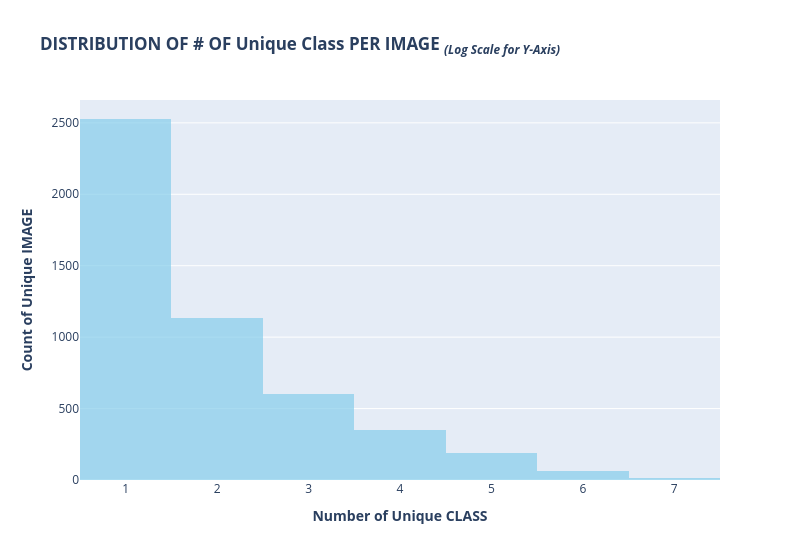

The notebook cell saved with this chart:
### Markdown cell above
Unique Class Per Image

한 이미지의 몇 개의 unique한 class가 있는지, 그 분포를 나타낸 결과입니다.

### Code cell
fig = px.histogram(train_df.groupby('image_id')["class_id"].unique().apply(lambda x: len(x)),
                   log_y=False, color_discrete_sequence=['skyblue'], opacity=0.7,
                   labels={"value":"Number of Unique class"},
                   title="<b>DISTRIBUTION OF # OF Unique Class PER IMAGE " 
                   "<i><sub>(Log Scale for Y-Axis)</sub></i></b>",
                   )

fig.update_layout(showlegend=False,
                  xaxis_title="<b>Number of Unique CLASS</b>",
                  yaxis_title="<b>Count of Unique IMAGE</b>",
                  width=800)

fig.show()

### Figure 1 — Plotly figure (JSON) as saved in the notebook; plotly's stock layout.template omitted (floating-point values rounded to 4 significant figures; data arrays with more than 128 entries replaced by an {"elided": "..."} marker saying what was removed)
{"data": [{"alignmentgroup": "True", "bingroup": "x", "hovertemplate": "variable=class_id<br>Number of Unique class=%{x}<br>count=%{y}<extra></extra>", "legendgroup": "class_id", "marker": {"color": "skyblue", "opacity": 0.7, "pattern": {"shape": ""}}, "name": "class_id", "offsetgroup": "class_id", "orientation": "v", "showlegend": true, "type": "histogram", "x": {"elided": "4883 int values"}, "xaxis": "x", "yaxis": "y"}], "layout": {"barmode": "relative", "legend": {"title": {"text": "variable"}, "tracegroupgap": 0}, "showlegend": false, "title": {"text": "<b>DISTRIBUTION OF # OF Unique Class PER IMAGE <i><sub>(Log Scale for Y-Axis)</sub></i></b>"}, "width": 800, "xaxis": {"anchor": "y", "domain": [0, 1], "title": {"text": "<b>Number of Unique CLASS</b>"}}, "yaxis": {"anchor": "x", "domain": [0, 1], "title": {"text": "<b>Count of Unique IMAGE</b>"}}}}
